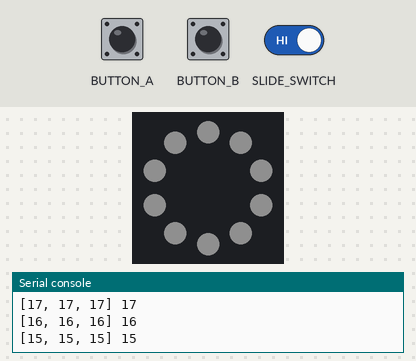
This program was run on a simulated Circuit Playground running CircuitPython. Shown: the board's ring of 10 RGB LEDs (number 0 left of the top, counting anticlockwise), the last lines printed to the serial console. The inputs (shaded band) are chosen by the test bench. Dim RGB values are drawn brighter than linear.

Above: at 1.26 s.
1.3 s: slide switch moved to the right
At 1.9 s:
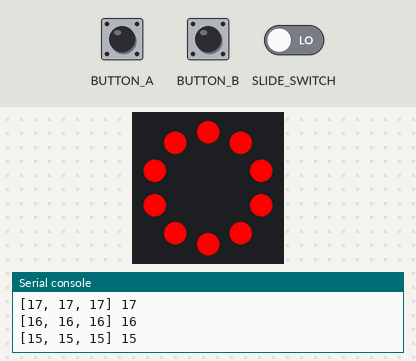
2.8 s: button A pressed for 0.15 s
At 3.6 s:
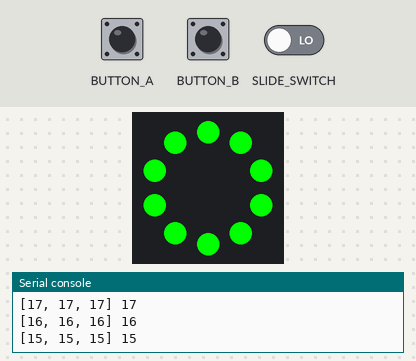
4.4 s: slide switch moved to the left
6.2 s: BUTTON_A (button A) driven HIGH and SLIDE_SWITCH (switch) driven LOW
At 7.4 s:
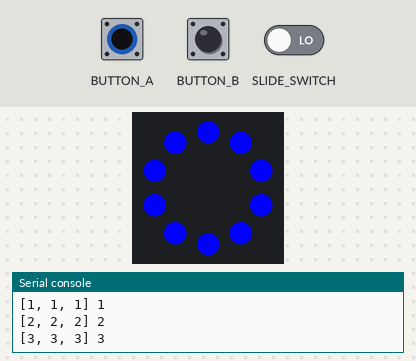
7.7 s: button B pressed for 0.15 s
At 8.9 s:
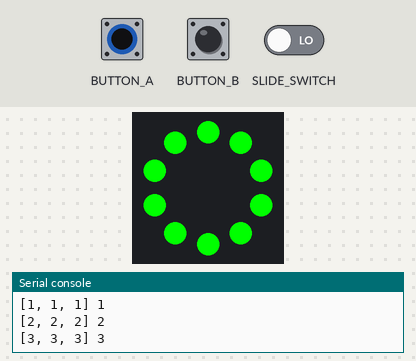
9.3 s: button B pressed for 1 s
At 10.8 s:
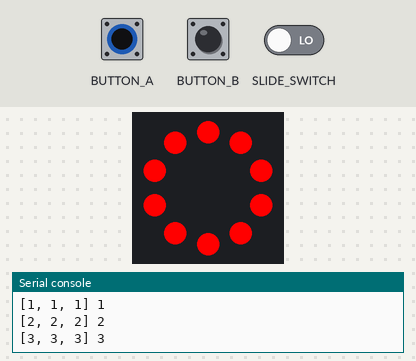
Timing chart, 0 to 12.3 s (numbered marks = the images above; inputs shaded):
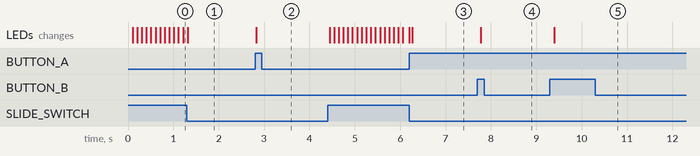

Measured:
- after the input at 1.3 s, the LEDs: change at once (image 1)
- after the input at 2.8 s, the LEDs: change at once (image 2)
- after the input at 6.2 s, the LEDs: first differ from a run without the input after 0.06 s (image 3)
- after the input at 7.7 s, the LEDs: change after 0.08 s (image 4)
- after the input at 9.3 s, the LEDs: change after 0.09 s (image 5)

The program:

Sean-Guo_wk5_p3_Bonus.py
```python
# breathing
import time
import board
import neopixel
from digitalio import DigitalInOut, Direction, Pull

pixels = neopixel.NeoPixel(board.NEOPIXEL, 10, auto_write=False)

button_a = DigitalInOut(board.BUTTON_A)
button_a.direction = Direction.INPUT
button_a.pull = Pull.DOWN
buttona_pre = button_a.value

button_b = DigitalInOut(board.BUTTON_B)
button_b.direction = Direction.INPUT
button_b.pull = Pull.DOWN
buttonb_pre = button_b.value

switch = DigitalInOut(board.SLIDE_SWITCH)
switch.direction = Direction.INPUT
switch.pull = Pull.UP
switch_off = switch.value

i = 0

# look up table RED GREEN BLUE YELLOW MAGENTA CYAN WHITE
colors = [(255, 0, 0), (0, 255, 0),
        (0, 0, 255), (255, 255, 0),
        (255, 0, 255), (0, 255, 255),
        (255, 255, 255)]

color = colors[i]

w = 15
a = 1
dimWhite = [0, 0, 0]
dimInterval = 0.01
dimTime = time.monotonic() + dimInterval

while True:

    if button_a.value != buttona_pre:
        buttona_pre = button_a.value
        if button_a.value:
            i += 1
            if i == 7:
                i = 0
            color = colors[i]
            pixels.show()

    if button_b.value != buttonb_pre:
        buttonb_pre = button_b.value
        if button_b.value:
            i -= 1
            if i == -1:
                i = 6
            color = colors[(i)]
            pixels.show()
    # print(i)

    if switch.value != switch_off:
        pixels.fill(color)
        pixels.show()

    # check if it is time to dim
    else:
        if time.monotonic() >= dimTime:

            # increament
            dimTime += dimInterval
            w += a
            if w > 20 or w < 1 :
                a = -a        # dim
            dimWhite = [w, w, w]
            pixels.fill(dimWhite)
            pixels.show()
        print(dimWhite, w)

    time.sleep(0.1)
```
